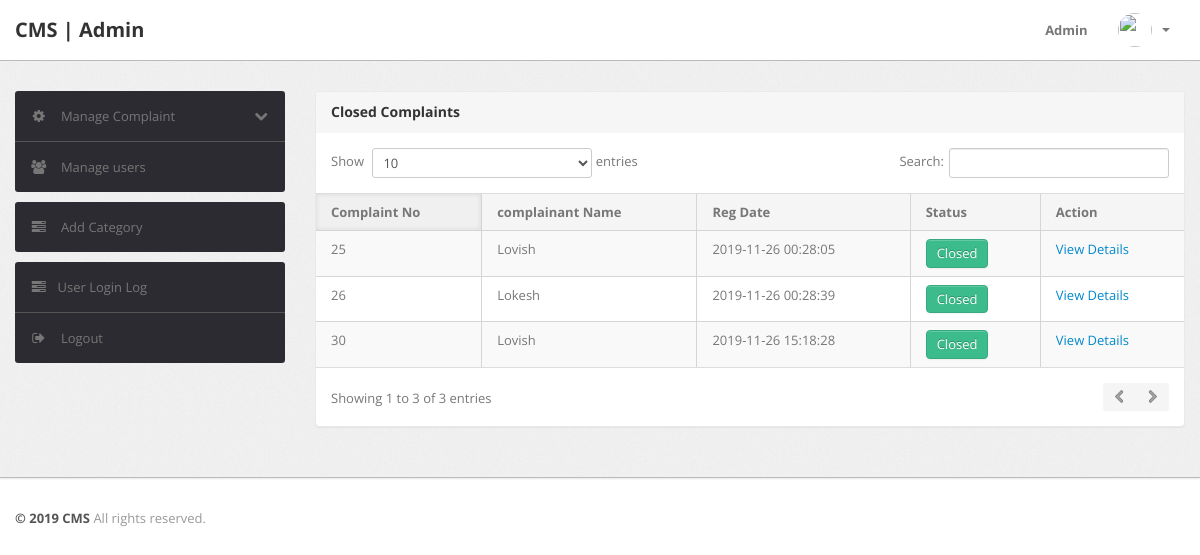
The app's page /admin/closed-complaint.php (signed in) with its own data.
### tables this page shows
CREATE TABLE IF NOT EXISTS `tblcomplaints` (
  `complaintNumber` int(11) NOT NULL AUTO_INCREMENT,
  `userId` int(11) DEFAULT NULL,
  `category` int(11) DEFAULT NULL,
  `subcategory` varchar(255) DEFAULT NULL,
  `complaintType` varchar(255) DEFAULT NULL,
  `state` varchar(255) DEFAULT NULL,
  `noc` varchar(255) DEFAULT NULL,
  `complaintDetails` mediumtext,
  `complaintFile` varchar(255) DEFAULT NULL,
  `regDate` timestamp NULL DEFAULT CURRENT_TIMESTAMP,
  `status` varchar(50) DEFAULT NULL,
  `lastUpdationDate` timestamp NULL DEFAULT NULL,
  PRIMARY KEY (`complaintNumber`)
);

CREATE TABLE IF NOT EXISTS `users` (
  `id` int(11) NOT NULL AUTO_INCREMENT,
  `fullName` varchar(255) DEFAULT NULL,
  `userEmail` varchar(255) DEFAULT NULL,
  `password` varchar(255) DEFAULT NULL,
  `contactNo` bigint(11) DEFAULT NULL,
  `address` tinytext,
  `State` varchar(255) DEFAULT NULL,
  `country` varchar(255) DEFAULT NULL,
  `pincode` int(6) DEFAULT NULL,
  `userImage` varchar(255) DEFAULT NULL,
  `regDate` timestamp NOT NULL DEFAULT CURRENT_TIMESTAMP,
  `updationDate` timestamp NULL DEFAULT '0000-00-00 00:00:00',
  `status` int(1) DEFAULT NULL,
  PRIMARY KEY (`id`)
);

### admin/closed-complaint.php (the view, shortened to what this page needs)
<?php
include('include/config.php');
if(strlen($_SESSION['alogin'])==0)
	{
header('location:index.php');
}
else{
?>
<!DOCTYPE html>
<html lang="en">
<head>
	<link type="text/css" href="bootstrap/css/bootstrap.min.css" rel="stylesheet">
	<link type="text/css" href="bootstrap/css/bootstrap-responsive.min.css" rel="stylesheet">
	<link type="text/css" href="css/theme.css" rel="stylesheet">
	<link type="text/css" href="images/icons/css/font-awesome.css" rel="stylesheet">
</head>
<body>
<?php include('include/header.php');?>
	<div class="wrapper">
		<div class="container">
			<div class="row">
<?php include('include/sidebar.php');?>
			<div class="span9">
					<div class="content">
	<div class="module">
							<div class="module-head">
								<h3>Closed Complaints</h3>
							</div>
							<div class="module-body table">
								<table cellpadding="0" cellspacing="0" border="0" class="datatable-1 table table-bordered table-striped	 display" >
									<thead>
										<tr>
											<th>Complaint No</th>
											<th> complainant Name</th>
											<th>Reg Date</th>
											<th>Status</th>
											<th>Action</th>
										</tr>
									</thead>
<tbody>
<?php
$st='closed';
$query=mysqli_query($con,"select tblcomplaints.*,users.fullName as name from tblcomplaints join users on users.id=tblcomplaints.userId where tblcomplaints.status='$st'");
while($row=mysqli_fetch_array($query))
{
?>
										<tr>
											<td><?php echo htmlentities($row['complaintNumber']);?></td>
											<td><?php echo htmlentities($row['name']);?></td>
											<td><?php echo htmlentities($row['regDate']);?></td>
											<td><button type="button" class="btn btn-success">Closed</button></td>
											<td>   <a href="complaint-details.php?cid=<?php echo htmlentities($row['complaintNumber']);?>"> View Details</a>
											</td>
											</tr>
										<?php  } ?>
										</tbody>
								</table>
							</div>
						</div>
					</div>
				</div>
			</div>
		</div>
	</div>
<?php include('include/footer.php');?>
</body>
<?php } ?>

### records on screen
tblcomplaints: complaintNumber "25", userId.fullName "Lovish", regDate "2019-11-26 00:28:05"
tblcomplaints: complaintNumber "26", userId.fullName "Lokesh", regDate "2019-11-26 00:28:39"
tblcomplaints: complaintNumber "30", userId.fullName "Lovish", regDate "2019-11-26 15:18:28"
